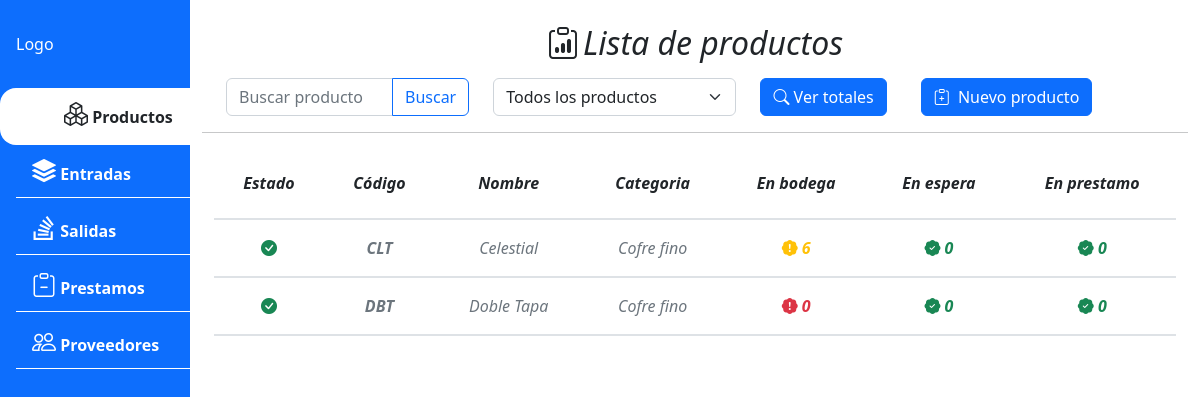
The app's page /product/list/, older data.
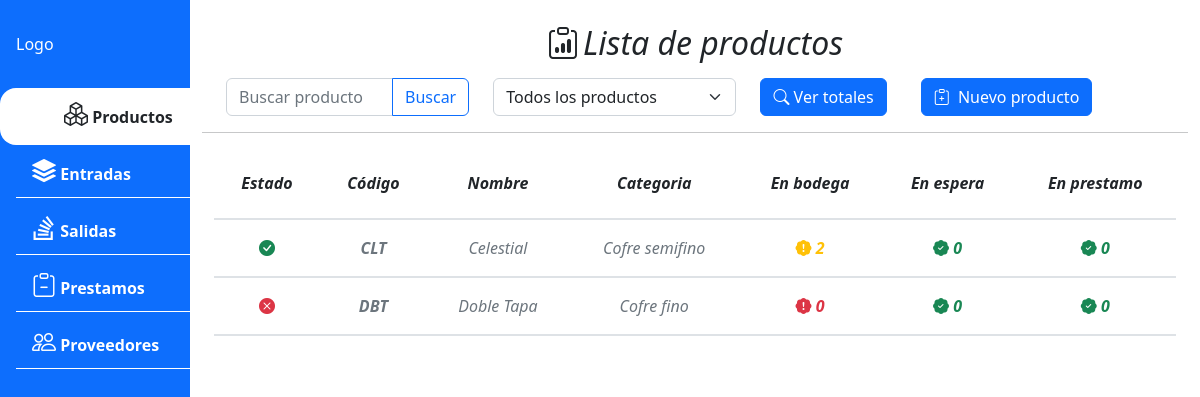
The same page, newer data.
### apps/product/models.py (models this page shows, shortened)
class Product(BaseModel):
    code = models.CharField(max_length=10, unique=True)
    name = models.CharField(max_length=20)
    description = models.TextField(blank=True)
    consecutive = models.SmallIntegerField(default=0)
    category = models.ForeignKey(ProductCategory, on_delete=models.CASCADE)
    class Meta:
        ordering = ['name']
        verbose_name = "Producto"
        verbose_name_plural = "Productos"
    @property
    def stock_wait(self):
        from django.db.models import Sum
        quantity = ProductDetail.objects.filter(
            product=self, state=True).aggregate(Sum('stock_wait'))
        if quantity['stock_wait__sum'] == None:
            quantity['stock_wait__sum'] = 0
        return quantity
    @property
    def stock_cellar(self):
        from django.db.models import Sum
        quantity = ProductDetail.objects.filter(
            product=self, state=True).aggregate(Sum('stock_cellar'))
        if quantity['stock_cellar__sum'] == None:
            quantity['stock_cellar__sum'] = 0
        return quantity
    @property
    def stock_loan(self):
        from django.db.models import Sum
        quantity = ProductDetail.objects.filter(
            product=self, state=True).aggregate(Sum('stock_loan'))
        if quantity['stock_loan__sum'] == None:
            quantity['stock_loan__sum'] = 0
        return quantity

class ProductCategory(BaseModel):
    name = models.CharField(max_length=50, blank=False, null=False)
    class Meta:
        ordering = ['name']
        verbose_name = "Categoria"
        verbose_name_plural = "Categorias"
    def __str__(self):
        return self.name

### apps/product/views.py (the view)
# urls.py: path('list/',ProductListView.as_view(), name = 'product_list'),
class ProductListView(ListView):
	model = Product
	template_name = 'product/product_list.html'
	def get_context_data(self, **kwargs):
		context = super().get_context_data(**kwargs)
		context["categories"] = ProductCategory.objects.filter().values('id','name')
		return context

### apps/product/templates/product/product_list.html (shortened to what this page needs)
{% extends 'core/base.html' %}
{% load static %}
{% block content %}
<div class="row px-4 ">
  <h2 class="d-flex justify-content-center pb-2"><i class="bi bi-clipboard-data pe-1"></i> Lista de productos </h2>
  <div class="input-group col">
    <input type="text" class="form-control" id="input_search" placeholder="Buscar producto"
      aria-describedby="btn_search" onchange='auto_complete()'>
    <button class="btn btn-outline-primary" type="button" id="btn_search" onclick="search_product()">Buscar</button>
  </div>
  <div class="col">
    <select class="form-select" id="select_category" onchange="filter_product()">
      <option value="-1">Todos los productos</option>
    </select>
  </div>
  <div class="d-grid gap-2 col-2 d-md-flex">
    <button type="button" class="btn btn-primary" onclick="get_total_product()">
      <i class="bi bi-search"></i> Ver totales
    </button>
  </div>
  <div class="d-grid gap-2 col d-md-flex">
    <button type="button" class="btn btn-primary" data-bs-toggle="modal" data-bs-target="#product-form-modal">
      <i class="bi bi-clipboard-plus pe-1"></i> Nuevo producto
    </button>
  </div>
</div>
<hr>
<div class="row px-4">
  <table class="table my-table table-hover text-center fst-italic">
    <thead class="fw-semibold ">
      <tr>
        <th scope="col">Estado</th>
        <th scope="col">Código</th>
        <th scope="col">Nombre</th>
        <th scope="col">Categoria</th>
        <th scope="col">En bodega</th>
        <th scope="col">En espera</th>
        <th scope="col">En prestamo</th>
      </tr>
    </thead>
    <tbody id="product-table-list">
      {%for product in object_list%}
      <tr id='tr-{{product.id}}' class="text-muted" onclick='product_detail({{product.id}})'>
        {% if product.state %}
        <th id="td-state-{{product.id}}"><i class="bi bi-check-circle-fill text-success"></i></th>
        {%else %}
        <th id="td-state-{{product.id}}"><i class="bi bi-x-circle-fill text-danger"></i></th>
        {%endif%}
        <th>{{product.code}}</th>
        <td id="td-name-{{product.id}}">{{product.name}}</td>
        <td id="td-category-{{product.id}}">{{product.category}}</td>
        {% if product.stock_cellar.stock_cellar__sum > 10 %}
        <td class="text-success fw-semibold"><i class="bi bi-patch-check-fill"></i>
          {{product.stock_cellar.stock_cellar__sum}}</td>
        {% elif product.stock_cellar.stock_cellar__sum > 0 %}
        <td class="text-warning fw-semibold"><i class="bi bi-patch-exclamation-fill"></i>
          {{product.stock_cellar.stock_cellar__sum}}</td>
        {% else %}
        <td class="text-danger fw-semibold"><i class="bi bi-patch-exclamation-fill"></i>
          {{product.stock_cellar.stock_cellar__sum}}</td>
        {% endif %}
        {% if product.stock_wait.stock_wait__sum > 0 %}
        <td class="text-warning fw-semibold"><i class="bi bi-patch-exclamation-fill"></i>
          {{product.stock_wait.stock_wait__sum}}</td>
        {% else %}
        <td class="text-success fw-semibold"><i class="bi bi-patch-check-fill"></i>
          {{product.stock_wait.stock_wait__sum}}</td>
        {% endif %}
        {% if product.stock_loan.stock_loan__sum > 0 %}
        <td class="text-warning fw-semibold"><i class="bi bi-patch-exclamation-fill"></i>
          {{product.stock_loan.stock_loan__sum}}</td>
        {% else %}
        <td class="text-success fw-semibold"><i class="bi bi-patch-check-fill"></i>
          {{product.stock_loan.stock_loan__sum}}</td>
        {% endif %}
      </tr>
      {%endfor%}
    </tbody>
  </table>
</div>
{% endblock %}

Row changes from the older to the newer data that the page shows:
changed Product "CLT": category "Cofre fino" → "Cofre semifino"; stock_cellar.stock_cellar__sum "6" → "2"
changed Product "DBT": state True → False (drawn)
